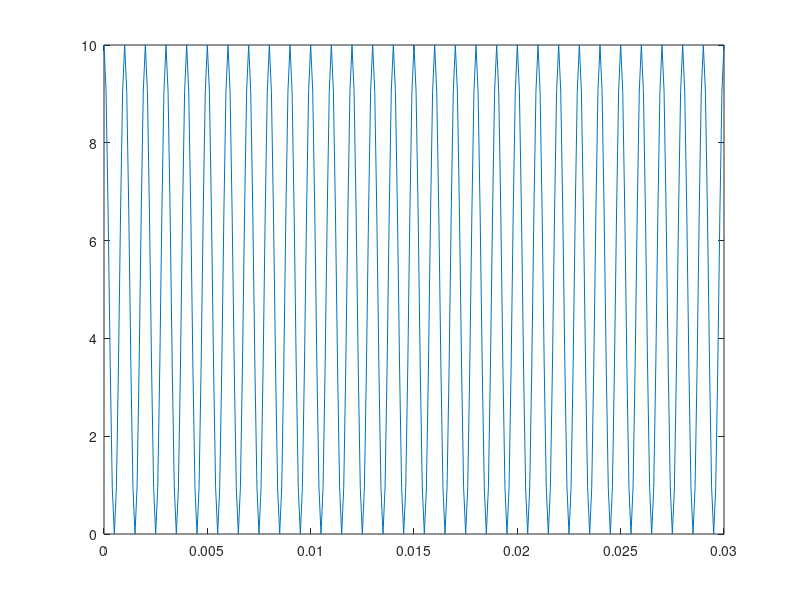

Here is the MATLAB script that generated this plot: (Note: this script raises an error after producing the figure.)

f_0 = 1000;
msef = [];
f_s = 10*f_0:10*1000:50*f_0;
L = [4 8 16 32];
for p = 1:1:length(f_s)
    for q = 1:1:length(L)
        t = 0:1/f_s(p):30/f_0;
        delta = 10/L(q);
% %    t_analog = 0:0.0001:multiplier/f0;
% % x_analog = 5 + 5*cos(2*pi*f0*t_analog);
% % 
% % t_sampled = 0:1/Fs:30/f0;
% % x_sampled = 5 + 5*cos(2*pi*f0*t_sampled);     
        inp = 5 + 5*cos(2*pi*f_0*t);
        plot(t,inp);
        hold on;
        x = [];
        xbin = [];
        for i = 1:1:length(t)
            x = [x myQuantize(inp(i),delta)];
            xbin = [xbin tobinary(x(i),delta,q+1)];
        end
        
        tsig = zeros(1,length(xbin));
        for i = 1:1:length(xbin)
            if xbin(i)==1
               tsig(i) = 1;
            else
                tsig(i) = -1;
            end
        end
%   if(x_sampled(sample_index) < floor)
%        x_quantized(i) = floor;
%     elif(x_sampled(sample_index)>celing-del)
%       x_quantized(i) = ceiling;      
%     else
%     for i=floor:del:ceiling
%         rangeLower = i;
%         rangeUpper = i + del;
%         if( x_sampled(sample_index) >= rangeLower && x_sampled(sample_index) <=rangeUpper)
%            x_quantized(sample_index) = i;
%         end
%     end        
        r = tsig + 1/sqrt(2)*10^(-20/20) * randn(1,length(tsig));
        
        for j = 1:1:length(r)
            if r(j)>0
                r(j)=1;
            else
                r(j)=0;
            end
        end

        y = [];
        for i = 1:q+1:length(r)
            y(floor(i/(q+1))+1) = todecimal(r(i:i+q));
        end

        req = requant(y,delta);
        recon = req;

        recon(1) = req(1);
        for i = 2:1:length(recon)
            recon(i) = (req(i-1)+req(i))/2;
        end
        plot(t,recon,'r');
        hold off;
        msef = [msef (sum((recon-inp).^2))/length(recon)];
    end
end

f2 = figure(2);
plot(L,msef(1:4));
hold on;
plot(L,msef(5:8),'r');
plot(L,msef(9:12),'k');
plot(L,msef(13:16),'g');
plot(L,msef(17:20),'c');
title('DPCM MSE vs f_{s} for different I')
xlabel('L');
ylabel('MSE');
xlim([4,32]);
legend('$f_{s} = 10 f_{0}$','$f_{s} = 20 f_{0}$','$f_{s} = 30 f_{0}$','$f_{s} = 40 f_{0}$','$f_{s} = 50 f_{0}$','interpreter','latex');
hold off;

f3 = figure(3);
msef2 = reshape(msef,[],5);
plot(f_s,msef2(1,:));
hold on;
plot(f_s,msef2(2,:),'r');
plot(f_s,msef2(3,:),'k');
plot(f_s,msef2(4,:),'g');
xlabel('$f_{s} Hz$','interpreter','latex');
ylabel('MSE');
legend('$L = 4$','$L = 8$','$L = 16$','$L = 32$','interpreter','latex');
hold off;